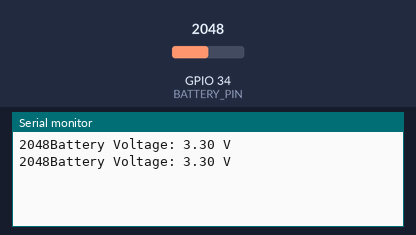
A sketch run on a simulated ESP32. Shown: the last lines printed to the serial monitor. The inputs (shaded band) are chosen by the test bench; at power-on: GPIO 34 (BATTERY_PIN) = 2048.

Above: at 1.8 s.
1.9 s: GPIO 34 (BATTERY_PIN) set to 2866
At 2.8 s:
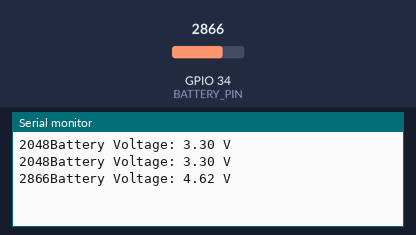
3.4 s: GPIO 34 (BATTERY_PIN) set to 3603
At 4.8 s:
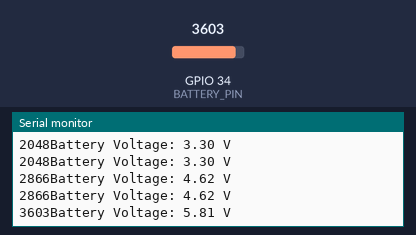
Timing chart, 0 to 6.4 s (numbered marks = the images above; inputs shaded):
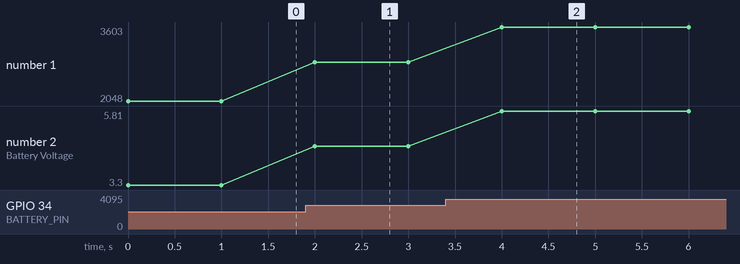

Measured:
- after the input at 1.9 s, the serial monitor: prints a new line after 0.10 s (image 1)
- after the input at 3.4 s, the serial monitor: prints a new line after 0.60 s (image 2)
- plotted number 1: 2048 → 2866 after the input at 1.9 s, 2866 → 3603 after the input at 3.4 s
- plotted number 2: 3.3 → 4.62 after the input at 1.9 s, 4.62 → 5.81 after the input at 3.4 s

The sketch:

sketch_may07a.ino
```cpp
#define BATTERY_PIN 34 // GPIO34 is A0 and connected to battery divider
float batteryVoltage = 0.0;

void setup() {
  Serial.begin(115200);
}

void loop() {
  int analogValue = analogRead(BATTERY_PIN); // Read ADC value (0–4095)

  // FireBeetle ESP32-E uses a voltage divider of 1MΩ + 1MΩ (i.e. divide by 2)
  // ADC range: 0–3.3V mapped to 0–4095, so real voltage = (analog / 4095.0) * 3.3 * 2
  batteryVoltage = (analogValue / 4095.0) * 3.3 * 2;
  Serial.print(analogValue);
  Serial.print("Battery Voltage: ");
  Serial.print(batteryVoltage);
  Serial.println(" V");

  delay(1000);
}
```
